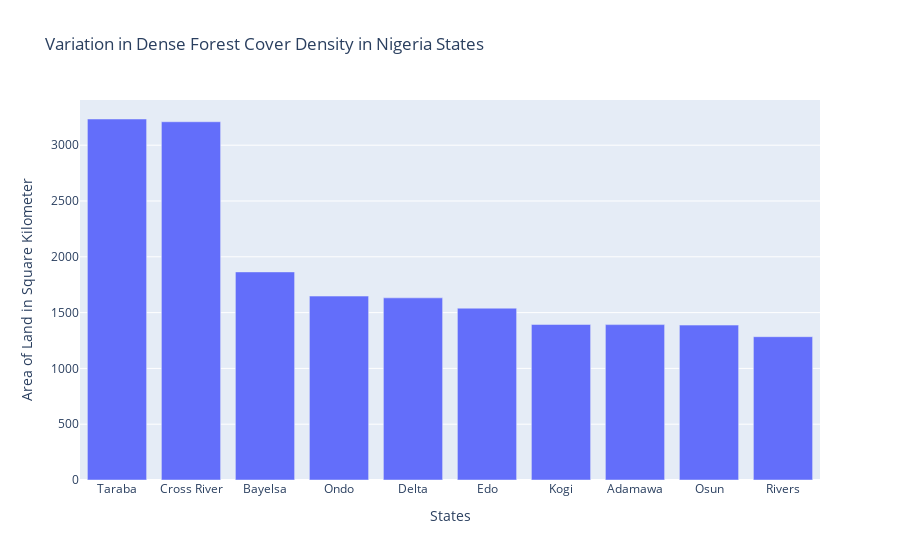

Notebook cell for this chart:
### Code cell
geemap.bar_chart(data=nija_fnf, x='ADM1_NAME', y='class_1_km2', x_label= 'States', y_label='Area of Land in Square Kilometer', 
                 title='Variation in Dense Forest Cover Density in Nigeria States',max_rows=10)

### Figure 1 — Plotly figure (JSON) as saved in the notebook; plotly's stock layout.template omitted (floating-point values rounded to 4 significant figures)
{"data": [{"alignmentgroup": "True", "hovertemplate": "States=%{x}<br>Area of Land in Square Kilometer=%{y}<extra></extra>", "legendgroup": "", "marker": {"color": "#636efa", "pattern": {"shape": ""}}, "name": "", "offsetgroup": "", "orientation": "v", "showlegend": false, "textposition": "auto", "type": "bar", "x": ["Taraba", "Cross River", "Bayelsa", "Ondo", "Delta", "Edo", "Kogi", "Adamawa", "Osun", "Rivers"], "xaxis": "x", "y": [3235.0, 3210.0, 1864.0, 1648.0, 1632.0, 1540.0, 1394.0, 1392.0, 1388.0, 1284], "yaxis": "y"}], "layout": {"autosize": true, "barmode": "group", "legend": {"tracegroupgap": 0}, "title": {"text": "Variation in Dense Forest Cover Density in Nigeria States"}, "xaxis": {"anchor": "y", "autorange": true, "domain": [0, 1], "range": [-0.5, 9.5], "title": {"text": "States"}, "type": "category"}, "yaxis": {"anchor": "x", "autorange": true, "domain": [0, 1], "range": [0, 3405.0], "title": {"text": "Area of Land in Square Kilometer"}, "type": "linear"}}}
